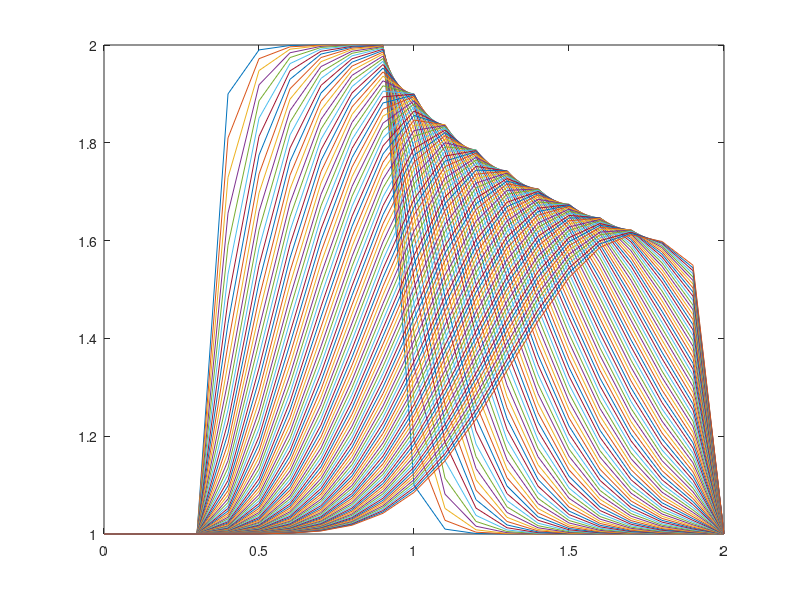

This chart was generated by the following MATLAB code:
%Loren barbaba
%step:1, 1D Linear convectiion
%-----------------------------------
clear all;
close all;
clc;

%Mesh 
dx=0.1;
xl=2;
N=round(xl/dx);
n1=round(0.5/dx);
n2=round(1/dx);
x=0:dx:xl;
%Initial value
size_x=size(x);
u=ones(size_x(2),1);
dt=0.01; %time step size
tf=1;%final time
c=1;
nt=round(tf/dt);
u(n1:n2)=2;

for t=1:nt
    for i=2:N
        %u(i)=u(i)-(c*dt/dx)*(u(u+1)-u(i));
        u(i)=u(i)-(c*dt/dx)*(u(i)-u(i-1));
    end
    figure(1);
    pause (0.5);
   plot(x,u);
   hold on;
end     
